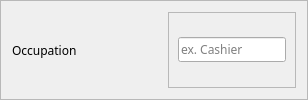
                   <widget class="QFrame" name="frame_43">
                    <property name="frameShape">
                     <enum>QFrame::StyledPanel</enum>
                    </property>
                    <property name="frameShadow">
                     <enum>QFrame::Raised</enum>
                    </property>
                    <layout class="QHBoxLayout" name="horizontalLayout_45">
                     <item>
                      <widget class="QLabel" name="label_24">
                       <property name="minimumSize">
                        <size>
                         <width>150</width>
                         <height>0</height>
                        </size>
                       </property>
                       <property name="font">
                        <font>
                         <family>Moon</family>
                        </font>
                       </property>
                       <property name="text">
                        <string>Occupation</string>
                       </property>
                      </widget>
                     </item>
                     <item>
                      <widget class="QFrame" name="frame_44">
                       <property name="frameShape">
                        <enum>QFrame::StyledPanel</enum>
                       </property>
                       <property name="frameShadow">
                        <enum>QFrame::Raised</enum>
                       </property>
                       <layout class="QHBoxLayout" name="horizontalLayout_46">
                        <property name="topMargin">
                         <number>5</number>
                        </property>
                        <property name="bottomMargin">
                         <number>5</number>
                        </property>
                        <item>
                         <widget class="QLineEdit" name="occupationLine">
                          <property name="font">
                           <font>
                            <family>Raleway</family>
                           </font>
                          </property>
                          <property name="placeholderText">
                           <string>ex. Cashier</string>
                          </property>
                         </widget>
                        </item>
                       </layout>
                      </widget>
                     </item>
                    </layout>
                   </widget>
